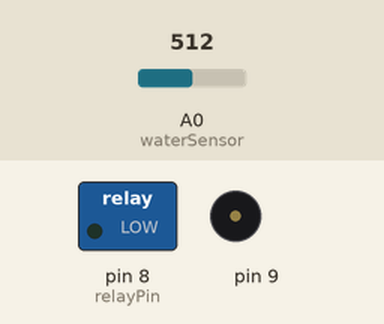
Recording of a sketch running on a simulated Arduino Uno, built with avr-gcc and run on an emulated ATmega328P. Parts: switched loads named in the sketch (green lamp = pin HIGH), buzzer (waves = sounding). The inputs (shaded band) are chosen by the test bench; at power-on: A0 (waterSensor) = 512. What the sketch prints to the serial monitor is not drawn.

Above: at 1.3 s.
1.4 s: A0 (waterSensor) set to 588
2.9 s: A0 (waterSensor) set to 618
At 3.4 s:
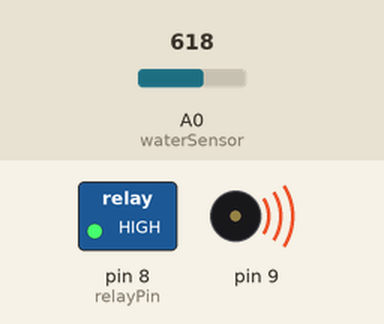
5.9 s: A0 (waterSensor) set to 590
At 6.3 s:
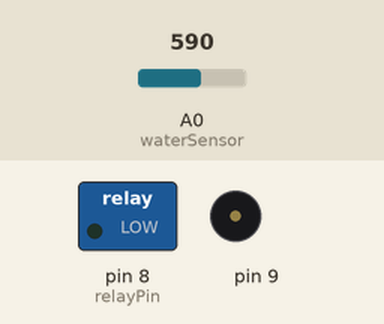
Timing chart, 0 to 8.9 s (numbered marks = the images above; inputs shaded):
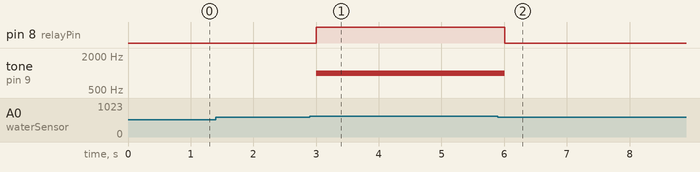

The sketch:

Water_Detector.ino
```cpp
#include <Tone.h>

int waterSensor = A0;    // Water sensor analog pin
int relayPin = 8;        // Relay control pin
int threshold = 600;     // Adjust based on sensor readings

Tone buzzer;             // Create Tone object

void setup() {
  pinMode(relayPin, OUTPUT);
  digitalWrite(relayPin, LOW);  // Relay OFF initially
  buzzer.begin(9);              // Buzzer connected to pin 9
  Serial.begin(9600);
}

void loop() {
  int sensorValue = analogRead(waterSensor);
  Serial.print("Water Sensor Value: ");
  Serial.println(sensorValue);

  if (sensorValue > threshold) {
    // Water detected
    digitalWrite(relayPin, HIGH);

    // Play alert sound (frequency 1000 Hz)
    buzzer.play(1000, 500); // frequency, duration (ms)

    Serial.println("WATER DETECTED → Relay ON");
  }
  else {
    // No water detected
    digitalWrite(relayPin, LOW);

    // Ensure buzzer is silent
    buzzer.stop();

    Serial.println("NO WATER → Relay OFF");
  }

  delay(500);
}
```

Measured:
- the behaviour switches between 600 and 601 on A0 (waterSensor) (found by bisection; images 0 and 1)
- after the input at 1.4 s, every drawn part: stays the same
- after the input at 2.9 s, pin 8 (relayPin): LOW → HIGH after 0.10 s; tone on pin 9: silent → 1000 Hz after 0.10 s
- after the input at 5.9 s, pin 8 (relayPin): HIGH → LOW after 0.11 s; tone on pin 9: 1000 Hz → silent after 0.11 s
